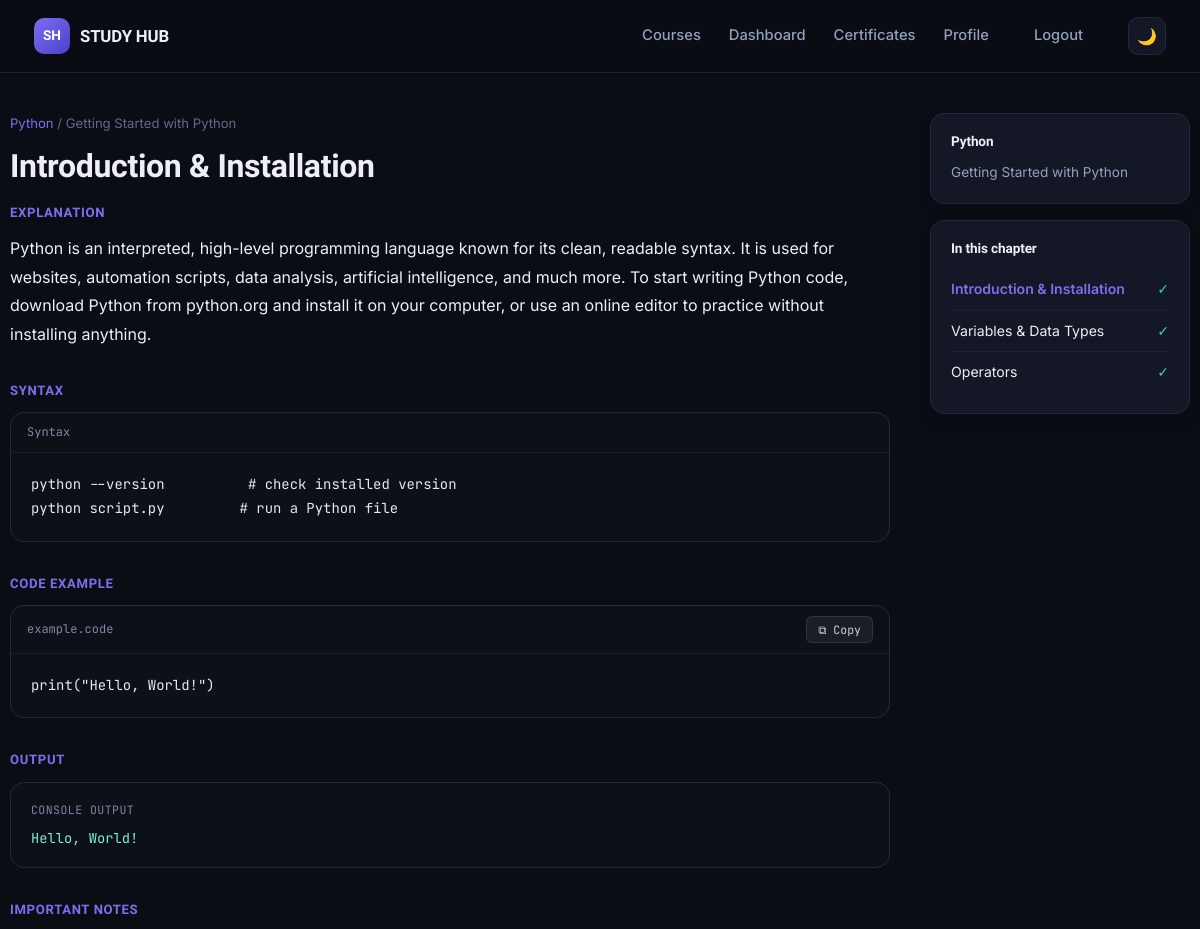
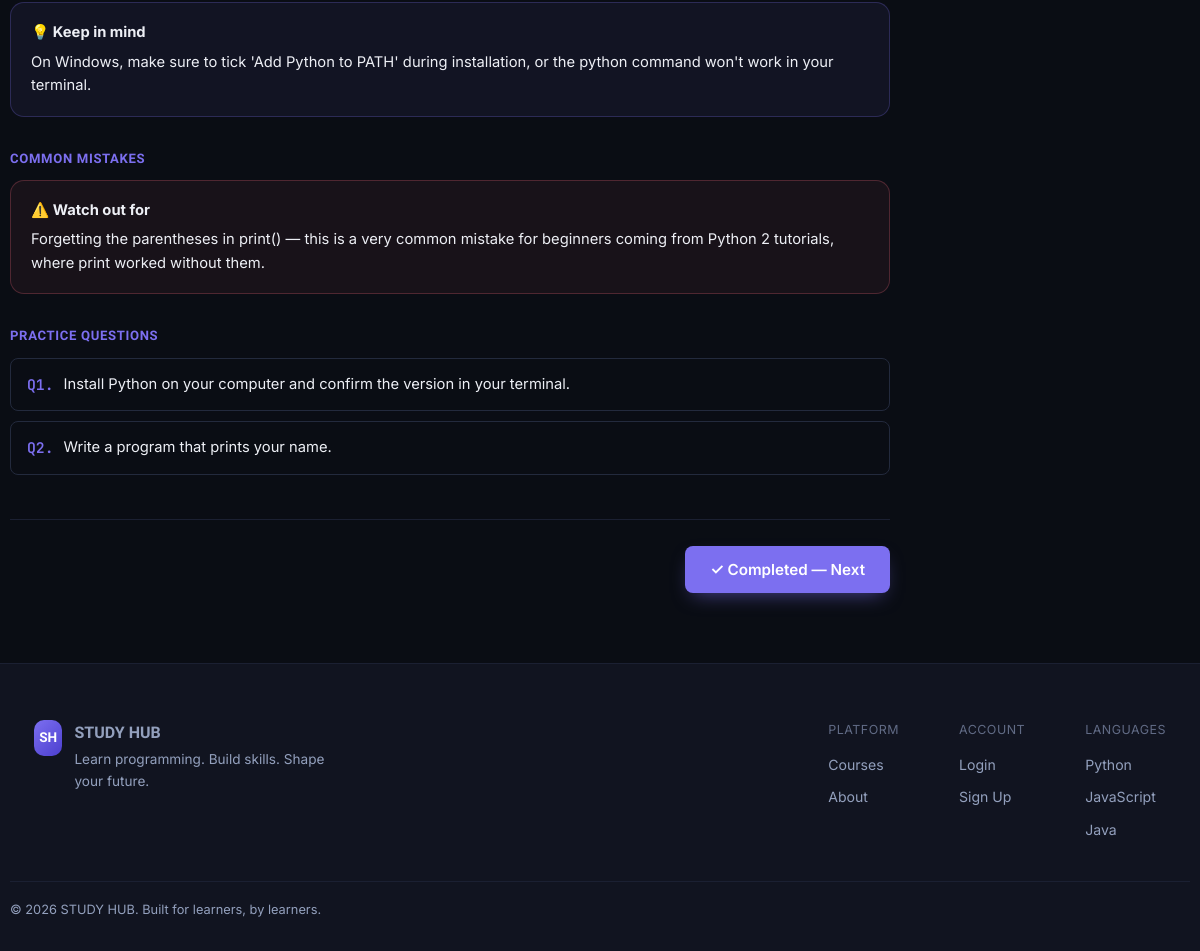
Screenshot of /lesson/1 (signed in) with the database file from the repository (2 pictures, top to bottom).
### models.py (models this page shows, shortened)
class Course(db.Model):
    __tablename__ = "courses"
    id = db.Column(db.Integer, primary_key=True)
    name = db.Column(db.String(80), nullable=False)
    slug = db.Column(db.String(80), unique=True, nullable=False)
    icon = db.Column(db.String(10), default="💻")
    tagline = db.Column(db.String(160), default="")
    description = db.Column(db.Text, default="")
    order = db.Column(db.Integer, default=0)
    chapters = db.relationship("Chapter", backref="course", lazy=True,
                                order_by="Chapter.order", cascade="all, delete-orphan")

class Chapter(db.Model):
    __tablename__ = "chapters"
    id = db.Column(db.Integer, primary_key=True)
    course_id = db.Column(db.Integer, db.ForeignKey("courses.id"), nullable=False)
    level = db.Column(db.String(20), nullable=False)  # beginner / intermediate / advanced
    title = db.Column(db.String(120), nullable=False)
    order = db.Column(db.Integer, default=0)
    lessons = db.relationship("Lesson", backref="chapter", lazy=True,
                               order_by="Lesson.order", cascade="all, delete-orphan")
    quiz = db.relationship("Quiz", backref="chapter", lazy=True, uselist=False,
                            cascade="all, delete-orphan")

class Lesson(db.Model):
    __tablename__ = "lessons"
    id = db.Column(db.Integer, primary_key=True)
    chapter_id = db.Column(db.Integer, db.ForeignKey("chapters.id"), nullable=False)
    title = db.Column(db.String(140), nullable=False)
    slug = db.Column(db.String(160), nullable=False)
    order = db.Column(db.Integer, default=0)
    explanation = db.Column(db.Text, default="")
    syntax = db.Column(db.Text, default="")
    code_example = db.Column(db.Text, default="")
    output_example = db.Column(db.Text, default="")
    notes = db.Column(db.Text, default="")
    common_mistakes = db.Column(db.Text, default="")
    practice_questions = db.Column(db.Text, default="")  # newline separated
    def practice_list(self):
        return [q for q in (self.practice_questions or "").split("\n") if q.strip()]
    def previous_lesson(self):
        siblings = self.chapter.lessons
        idx = siblings.index(self)
        if idx - 1 >= 0:
            return siblings[idx - 1]
        chapters = self.chapter.course.chapters
        cidx = chapters.index(self.chapter)
        if cidx - 1 >= 0 and chapters[cidx - 1].lessons:
            return chapters[cidx - 1].lessons[-1]
        return None

### app.py (the view)
@app.route("/lesson/<int:lesson_id>")
@student_required
def lesson_view(lesson_id):
    lesson = Lesson.query.get_or_404(lesson_id)
    completed = current_user.has_completed_lesson(lesson.id)
    return render_template("lesson.html", lesson=lesson, completed=completed,
                            course=lesson.chapter.course)

### app.py (called while the page is built)
@login_manager.user_loader
def load_user(user_id):
    if user_id.startswith("student-"):
        return Student.query.get(int(user_id.split("-", 1)[1]))
    if user_id.startswith("admin-"):
        return Admin.query.get(int(user_id.split("-", 1)[1]))
    return None

def student_required(fn):
    @wraps(fn)
    def wrapper(*args, **kwargs):
        if not current_user.is_authenticated or not isinstance(current_user, Student):
            flash("Please log in to your student account to continue.", "error")
            return redirect(url_for("login", next=request.path))
        return fn(*args, **kwargs)
    return wrapper

@app.context_processor
def inject_globals():
    return {"current_year": datetime.utcnow().year}

### models.py (called while the page is built)
    def has_completed_lesson(self, lesson_id):
        return any(p.lesson_id == lesson_id for p in self.progress)

### templates/lesson.html (shortened to what this page needs)
{% extends "base.html" %}
{% block content %}
<div class="container lesson-wrap">
  <div>
    <div class="lesson-crumb">
      <a href="{{ url_for('course_detail', slug=course.slug) }}">{{ course.name }}</a> / {{ lesson.chapter.title }}
    </div>
    <div class="lesson-header">
      <h1>{{ lesson.title }}</h1>
    </div>
    {% if lesson.explanation %}
    <div class="lesson-block">
      <h3>Explanation</h3>
      <p class="lesson-body-text">{{ lesson.explanation }}</p>
    </div>
    {% endif %}
    {% if lesson.syntax %}
    <div class="lesson-block">
      <h3>Syntax</h3>
      <div class="code-block">
        <div class="code-bar"><span>Syntax</span></div>
        <pre>{{ lesson.syntax }}</pre>
      </div>
    </div>
    {% endif %}
    {% if lesson.code_example %}
    <div class="lesson-block">
      <h3>Code Example</h3>
      <div class="code-block">
        <div class="code-bar">
          <span>example.code</span>
          <button class="copy-btn" data-target="code-{{ lesson.id }}">⧉ Copy</button>
        </div>
        <pre id="code-{{ lesson.id }}">{{ lesson.code_example }}</pre>
      </div>
    </div>
    {% endif %}
    {% if lesson.output_example %}
    <div class="lesson-block">
      <h3>Output</h3>
      <div class="output-block"><span class="label">Console Output</span>{{ lesson.output_example }}</div>
    </div>
    {% endif %}
    {% if lesson.notes %}
    <div class="lesson-block">
      <h3>Important Notes</h3>
      <div class="note-box"><strong>💡 Keep in mind</strong>{{ lesson.notes }}</div>
    </div>
    {% endif %}
    {% if lesson.common_mistakes %}
    <div class="lesson-block">
      <h3>Common Mistakes</h3>
      <div class="mistake-box"><strong>⚠️ Watch out for</strong>{{ lesson.common_mistakes }}</div>
    </div>
    {% endif %}
    {% if lesson.practice_list() %}
    <div class="lesson-block">
      <h3>Practice Questions</h3>
      <ul class="practice-list">
        {% for q in lesson.practice_list() %}
        <li><span class="qn">Q{{ loop.index }}.</span> {{ q }}</li>
        {% endfor %}
      </ul>
    </div>
    {% endif %}
    <div class="lesson-nav">
      {% set prev = lesson.previous_lesson() %}
      <form method="POST" action="{{ url_for('lesson_complete', lesson_id=lesson.id) }}">
        <button type="submit" class="btn btn-primary">{{ '✓ Completed — Next' if completed else 'Mark as Completed' }}</button>
      </form>
    </div>
  </div>
  <aside class="lesson-sidebar">
    <div class="card sidebar-card">
      <h4>{{ course.name }}</h4>
      <p style="font-size:0.85rem; margin:0;">{{ lesson.chapter.title }}</p>
    </div>
    <div class="card sidebar-card">
      <h4>In this chapter</h4>
      <ul class="mini-list">
        {% for l in lesson.chapter.lessons %}
        <li>
          <a href="{{ url_for('lesson_view', lesson_id=l.id) }}" style="{{ 'color:var(--accent); font-weight:600;' if l.id == lesson.id else '' }}">{{ l.title }}</a>
          {% if current_user.is_authenticated and current_user.has_completed_lesson(l.id) %}<span style="color:var(--accent-2);">✓</span>{% endif %}
        </li>
        {% endfor %}
      </ul>
    </div>
  </aside>
</div>
{% endblock %}

### rows the page displays
Course: name "Python"
Chapter: chapter "Getting Started with Python"
Lesson: title "Introduction & Installation", explanation "Python is an interpreted, high-level programming language known for its clean, readable syntax. It is used for websites, automation scripts, data analysis, artificial intelligence, and much more. To start writing Python code, download Python from python.org and install it on your computer, or use an online editor to practice without installing anything.", syntax "python --version # check installed version python script.py # run a Python file", code_example "print(\"Hello, World!\")", output_example "Hello, World!", notes "On Windows, make sure to tick 'Add Python to PATH' during installation, or the python command won't work in your terminal.", common_mistakes "Forgetting the parentheses in print() — this is a very common mistake for beginners coming from Python 2 tutorials, where print worked without them."
Lesson: title "Variables & Data Types"
Lesson: title "Operators"

### other values shown
{{ q }} "Install Python on your computer and confirm the version in your terminal." "Write a program that prints your name."
{{ '✓ Completed — Next' if completed else 'Mark as Completed' }} "✓ Completed — Next"
